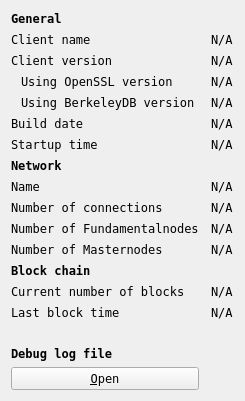
     <widget class="QWidget" name="tab_info">
      <attribute name="title">
       <string>&amp;Information</string>
      </attribute>
      <layout class="QGridLayout" name="gridLayout" columnstretch="0,0">
       <property name="horizontalSpacing">
        <number>12</number>
       </property>
       <item row="0" column="0">
        <widget class="QLabel" name="generalHeader">
         <property name="font">
          <font>
           <family>Andale Mono</family>
           <weight>75</weight>
           <bold>true</bold>
          </font>
         </property>
         <property name="text">
          <string>General</string>
         </property>
        </widget>
       </item>
       <item row="1" column="0">
        <widget class="QLabel" name="clientNameLabel">
         <property name="font">
          <font>
           <family>Andale Mono</family>
          </font>
         </property>
         <property name="text">
          <string>Client name</string>
         </property>
        </widget>
       </item>
       <item row="1" column="1">
        <widget class="QLabel" name="clientName">
         <property name="font">
          <font>
           <family>Andale Mono</family>
          </font>
         </property>
         <property name="cursor">
          <cursorShape>IBeamCursor</cursorShape>
         </property>
         <property name="text">
          <string>N/A</string>
         </property>
         <property name="textFormat">
          <enum>Qt::PlainText</enum>
         </property>
         <property name="textInteractionFlags">
          <set>Qt::LinksAccessibleByMouse|Qt::TextSelectableByKeyboard|Qt::TextSelectableByMouse</set>
         </property>
        </widget>
       </item>
       <item row="2" column="0">
        <widget class="QLabel" name="clientVersionLabel">
         <property name="font">
          <font>
           <family>Andale Mono</family>
          </font>
         </property>
         <property name="text">
          <string>Client version</string>
         </property>
        </widget>
       </item>
       <item row="2" column="1">
        <widget class="QLabel" name="clientVersion">
         <property name="font">
          <font>
           <family>Andale Mono</family>
          </font>
         </property>
         <property name="cursor">
          <cursorShape>IBeamCursor</cursorShape>
         </property>
         <property name="text">
          <string>N/A</string>
         </property>
         <property name="textFormat">
          <enum>Qt::PlainText</enum>
         </property>
         <property name="textInteractionFlags">
          <set>Qt::LinksAccessibleByMouse|Qt::TextSelectableByKeyboard|Qt::TextSelectableByMouse</set>
         </property>
        </widget>
       </item>
       <item row="3" column="0">
        <widget class="QLabel" name="openSSLVersionLabel">
         <property name="font">
          <font>
           <family>Andale Mono</family>
          </font>
         </property>
         <property name="text">
          <string>Using OpenSSL version</string>
         </property>
         <property name="indent">
          <number>10</number>
         </property>
        </widget>
       </item>
       <item row="3" column="1">
        <widget class="QLabel" name="openSSLVersion">
         <property name="font">
          <font>
           <family>Andale Mono</family>
          </font>
         </property>
         <property name="cursor">
          <cursorShape>IBeamCursor</cursorShape>
         </property>
         <property name="text">
          <string>N/A</string>
         </property>
         <property name="textFormat">
          <enum>Qt::PlainText</enum>
         </property>
         <property name="textInteractionFlags">
          <set>Qt::LinksAccessibleByMouse|Qt::TextSelectableByKeyboard|Qt::TextSelectableByMouse</set>
         </property>
        </widget>
       </item>
       <item row="4" column="0">
        <widget class="QLabel" name="berkeleyDBVersionLabel">
         <property name="font">
          <font>
           <family>Andale Mono</family>
          </font>
         </property>
         <property name="text">
          <string>Using BerkeleyDB version</string>
         </property>
         <property name="indent">
          <number>10</number>
         </property>
        </widget>
       </item>
       <item row="4" column="1">
        <widget class="QLabel" name="berkeleyDBVersion">
         <property name="font">
          <font>
           <family>Andale Mono</family>
          </font>
         </property>
         <property name="cursor">
          <cursorShape>IBeamCursor</cursorShape>
         </property>
         <property name="text">
          <string>N/A</string>
         </property>
         <property name="textFormat">
          <enum>Qt::PlainText</enum>
         </property>
         <property name="textInteractionFlags">
          <set>Qt::LinksAccessibleByMouse|Qt::TextSelectableByKeyboard|Qt::TextSelectableByMouse</set>
         </property>
        </widget>
       </item>
       <item row="5" column="0">
        <widget class="QLabel" name="buildDateLabel">
         <property name="font">
          <font>
           <family>Andale Mono</family>
          </font>
         </property>
         <property name="text">
          <string>Build date</string>
         </property>
        </widget>
       </item>
       <item row="5" column="1">
        <widget class="QLabel" name="buildDate">
         <property name="font">
          <font>
           <family>Andale Mono</family>
          </font>
         </property>
         <property name="cursor">
          <cursorShape>IBeamCursor</cursorShape>
         </property>
         <property name="text">
          <string>N/A</string>
         </property>
         <property name="textFormat">
          <enum>Qt::PlainText</enum>
         </property>
         <property name="textInteractionFlags">
          <set>Qt::LinksAccessibleByMouse|Qt::TextSelectableByKeyboard|Qt::TextSelectableByMouse</set>
         </property>
        </widget>
       </item>
       <item row="6" column="0">
        <widget class="QLabel" name="startupTimeLabel">
         <property name="font">
          <font>
           <family>Andale Mono</family>
          </font>
         </property>
         <property name="text">
          <string>Startup time</string>
         </property>
        </widget>
       </item>
       <item row="6" column="1">
        <widget class="QLabel" name="startupTime">
         <property name="font">
          <font>
           <family>Andale Mono</family>
          </font>
         </property>
         <property name="cursor">
          <cursorShape>IBeamCursor</cursorShape>
         </property>
         <property name="text">
          <string>N/A</string>
         </property>
         <property name="textFormat">
          <enum>Qt::PlainText</enum>
         </property>
         <property name="textInteractionFlags">
          <set>Qt::LinksAccessibleByMouse|Qt::TextSelectableByKeyboard|Qt::TextSelectableByMouse</set>
         </property>
        </widget>
       </item>
       <item row="7" column="0">
        <widget class="QLabel" name="networkHeader">
         <property name="font">
          <font>
           <family>Andale Mono</family>
           <weight>75</weight>
           <bold>true</bold>
          </font>
         </property>
         <property name="text">
          <string>Network</string>
         </property>
        </widget>
       </item>
       <item row="8" column="0">
        <widget class="QLabel" name="networkNameLabel">
         <property name="font">
          <font>
           <family>Andale Mono</family>
          </font>
         </property>
         <property name="text">
          <string>Name</string>
         </property>
        </widget>
       </item>
       <item row="8" column="1">
        <widget class="QLabel" name="networkName">
         <property name="font">
          <font>
           <family>Andale Mono</family>
          </font>
         </property>
         <property name="cursor">
          <cursorShape>IBeamCursor</cursorShape>
         </property>
         <property name="text">
          <string>N/A</string>
         </property>
         <property name="textFormat">
          <enum>Qt::PlainText</enum>
         </property>
         <property name="textInteractionFlags">
          <set>Qt::LinksAccessibleByMouse|Qt::TextSelectableByKeyboard|Qt::TextSelectableByMouse</set>
         </property>
        </widget>
       </item>
       <item row="9" column="0">
        <widget class="QLabel" name="numberOfConnectionsLabel">
         <property name="font">
          <font>
           <family>Andale Mono</family>
          </font>
         </property>
         <property name="text">
          <string>Number of connections</string>
         </property>
        </widget>
       </item>
       <item row="9" column="1">
        <widget class="QLabel" name="numberOfConnections">
         <property name="font">
          <font>
           <family>Andale Mono</family>
          </font>
         </property>
         <property name="cursor">
          <cursorShape>IBeamCursor</cursorShape>
         </property>
         <property name="text">
          <string>N/A</string>
         </property>
         <property name="textFormat">
          <enum>Qt::PlainText</enum>
         </property>
         <property name="textInteractionFlags">
          <set>Qt::LinksAccessibleByMouse|Qt::TextSelectableByKeyboard|Qt::TextSelectableByMouse</set>
         </property>
        </widget>
       </item>
       <item row="10" column="0">
        <widget class="QLabel" name="fundamentalnodeCountLabel">
         <property name="font">
          <font>
           <family>Andale Mono</family>
          </font>
         </property>
         <property name="text">
          <string>Number of Fundamentalnodes</string>
         </property>
        </widget>
       </item>
       <item row="10" column="1">
        <widget class="QLabel" name="fundamentalnodeCount">
         <property name="font">
          <font>
           <family>Andale Mono</family>
          </font>
         </property>
         <property name="cursor">
          <cursorShape>IBeamCursor</cursorShape>
         </property>
         <property name="text">
          <string>N/A</string>
         </property>
         <property name="textFormat">
          <enum>Qt::PlainText</enum>
         </property>
         <property name="textInteractionFlags">
          <set>Qt::LinksAccessibleByMouse|Qt::TextSelectableByKeyboard|Qt::TextSelectableByMouse</set>
         </property>
        </widget>
       </item>
       <item row="11" column="0">
        <widget class="QLabel" name="masternodeCountLabel">
         <property name="font">
          <font>
           <family>Andale Mono</family>
          </font>
         </property>
         <property name="text">
          <string>Number of Masternodes</string>
         </property>
        </widget>
       </item>
       <item row="11" column="1">
        <widget class="QLabel" name="masternodeCount">
         <property name="font">
          <font>
           <family>Andale Mono</family>
          </font>
         </property>
         <property name="cursor">
          <cursorShape>IBeamCursor</cursorShape>
         </property>
         <property name="text">
          <string>N/A</string>
         </property>
         <property name="textFormat">
          <enum>Qt::PlainText</enum>
         </property>
         <property name="textInteractionFlags">
          <set>Qt::LinksAccessibleByMouse|Qt::TextSelectableByKeyboard|Qt::TextSelectableByMouse</set>
         </property>
        </widget>
       </item>
       <item row="12" column="0">
        <widget class="QLabel" name="blockchainHeader">
         <property name="font">
          <font>
           <family>Andale Mono</family>
           <weight>75</weight>
           <bold>true</bold>
          </font>
         </property>
         <property name="text">
          <string>Block chain</string>
         </property>
        </widget>
       </item>
       <item row="13" column="0">
        <widget class="QLabel" name="numberOfBlocksLabel">
         <property name="font">
          <font>
           <family>Andale Mono</family>
          </font>
         </property>
         <property name="text">
          <string>Current number of blocks</string>
         </property>
        </widget>
       </item>
       <item row="13" column="1">
        <widget class="QLabel" name="numberOfBlocks">
         <property name="font">
          <font>
           <family>Andale Mono</family>
          </font>
         </property>
         <property name="cursor">
          <cursorShape>IBeamCursor</cursorShape>
         </property>
         <property name="text">
          <string>N/A</string>
         </property>
         <property name="textFormat">
          <enum>Qt::PlainText</enum>
         </property>
         <property name="textInteractionFlags">
          <set>Qt::LinksAccessibleByMouse|Qt::TextSelectableByKeyboard|Qt::TextSelectableByMouse</set>
         </property>
        </widget>
       </item>
       <item row="14" column="0">
        <widget class="QLabel" name="lastBlockTimeLabel">
         <property name="font">
          <font>
           <family>Andale Mono</family>
          </font>
         </property>
         <property name="text">
          <string>Last block time</string>
         </property>
        </widget>
       </item>
       <item row="14" column="1">
        <widget class="QLabel" name="lastBlockTime">
         <property name="font">
          <font>
           <family>Andale Mono</family>
          </font>
         </property>
         <property name="cursor">
          <cursorShape>IBeamCursor</cursorShape>
         </property>
         <property name="text">
          <string>N/A</string>
         </property>
         <property name="textFormat">
          <enum>Qt::PlainText</enum>
         </property>
         <property name="textInteractionFlags">
          <set>Qt::LinksAccessibleByMouse|Qt::TextSelectableByKeyboard|Qt::TextSelectableByMouse</set>
         </property>
        </widget>
       </item>
       <item row="15" column="0">
        <spacer name="verticalSpacer_2">
         <property name="orientation">
          <enum>Qt::Vertical</enum>
         </property>
         <property name="sizeHint" stdset="0">
          <size>
           <width>20</width>
           <height>20</height>
          </size>
         </property>
        </spacer>
       </item>
       <item row="16" column="0">
        <widget class="QLabel" name="debugLogFileHeader">
         <property name="font">
          <font>
           <family>Andale Mono</family>
           <weight>75</weight>
           <bold>true</bold>
          </font>
         </property>
         <property name="text">
          <string>Debug log file</string>
         </property>
        </widget>
       </item>
       <item row="17" column="0">
        <widget class="QPushButton" name="openDebugLogfileButton">
         <property name="font">
          <font>
           <family>Andale Mono</family>
          </font>
         </property>
         <property name="toolTip">
          <string>Open the AXIV debug log file from the current data directory. This can take a few seconds for large log files.</string>
         </property>
         <property name="text">
          <string>&amp;Open</string>
         </property>
         <property name="autoDefault">
          <bool>false</bool>
         </property>
        </widget>
       </item>
      </layout>
     </widget>
